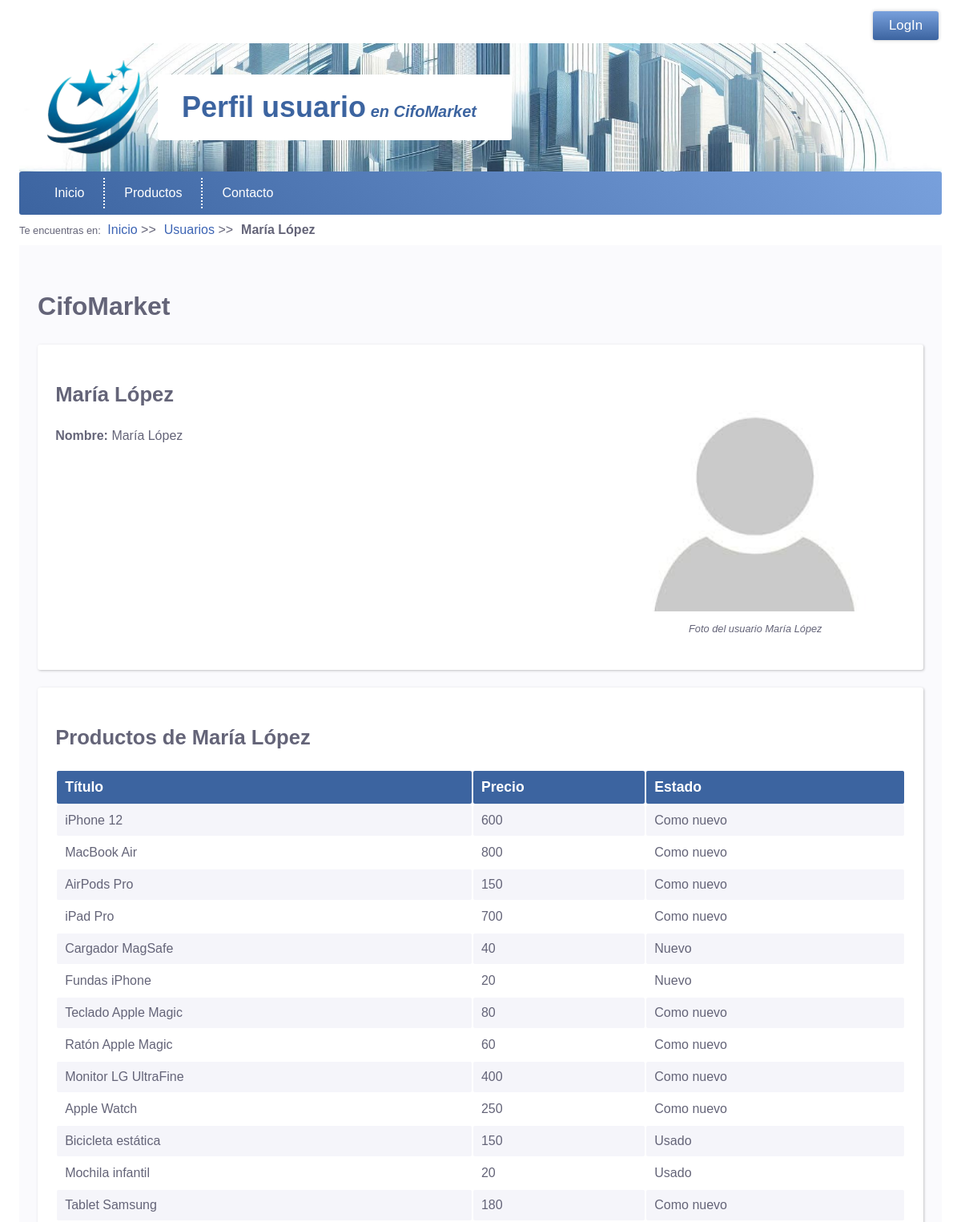
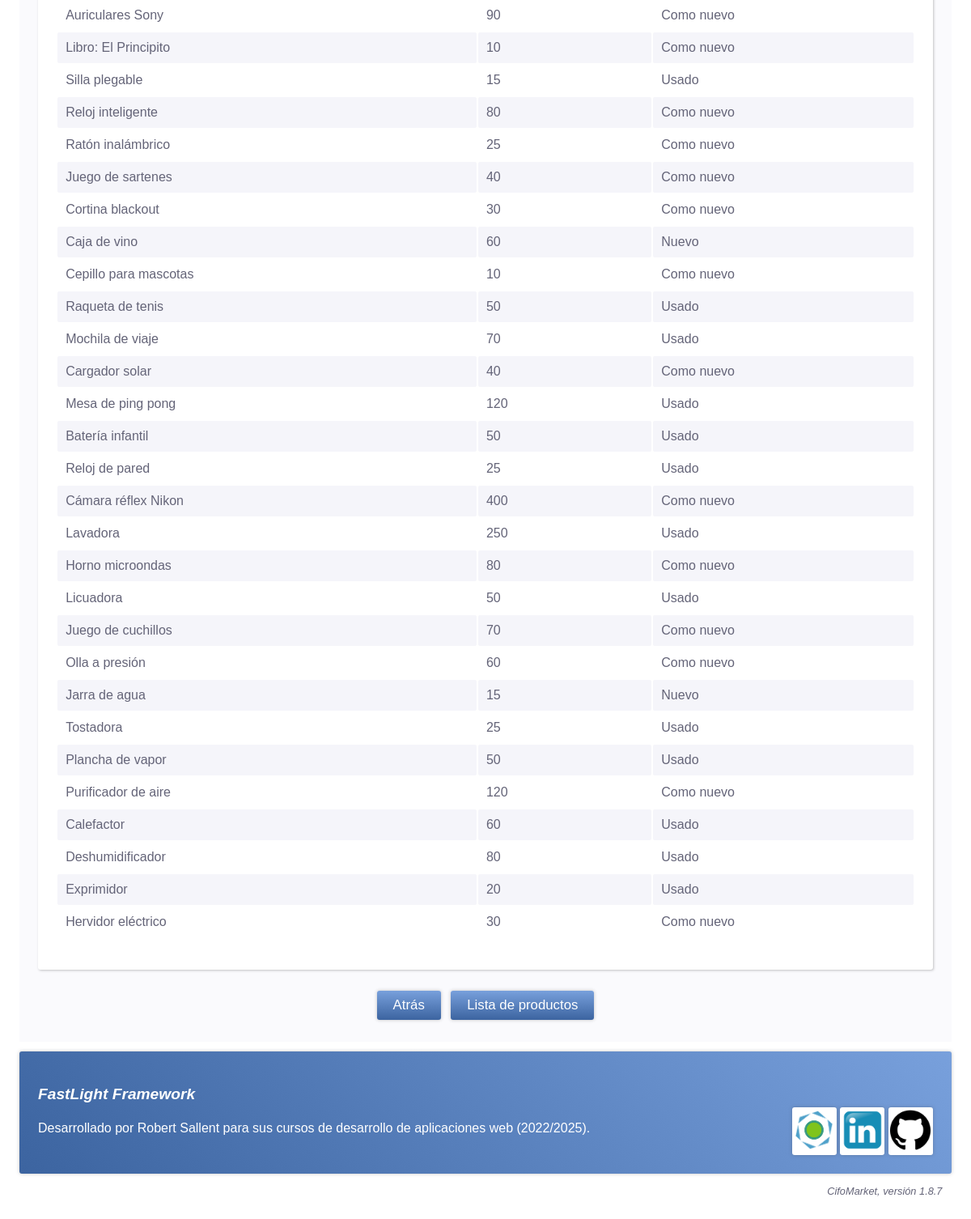
/User/show/4, run on the app's committed database (2 pictures, top to bottom).
### tables this page shows
CREATE TABLE users(
	id INT PRIMARY KEY auto_increment,
	nombreyapellidos VARCHAR(255) NOT NULL,
	email VARCHAR(255) NOT NULL UNIQUE KEY,
	phone VARCHAR(32) NOT NULL UNIQUE KEY,
	password VARCHAR(255) NOT NULL,
	roles VARCHAR(1024) NOT NULL DEFAULT '["ROLE_USER"]',
	foto VARCHAR(256) DEFAULT NULL,
	created_at TIMESTAMP NOT NULL DEFAULT CURRENT_TIMESTAMP,
	updated_at TIMESTAMP NULL DEFAULT NULL ON UPDATE CURRENT_TIMESTAMP,
	poblacion VARCHAR(64) NOT NULL,
	provincia VARCHAR(64) NOT NULL,
	direccion VARCHAR(128) NULL
	
);

CREATE TABLE productos(
	id INT PRIMARY KEY auto_increment,
	idusers INT NOT NULL,
	titulo VARCHAR(255) NOT NULL,
	descripcion TEXT NULL,
	precio FLOAT NOT NULL,
	foto VARCHAR(256) DEFAULT NULL,
	estado VARCHAR(32) NULL,
	created_at TIMESTAMP NOT NULL DEFAULT CURRENT_TIMESTAMP,
	FOREIGN KEY (idusers) REFERENCES users(id)	
);

### app/libraries/View.php (called while the page is built, shortened)
<?php
class View{
    private string $name;
    public function __construct(
        string $name      = '',
        array $parameters = []
    ){
        $this->name       = $name;
    }
    public function load(){
        $template = new (TEMPLATE);
        try{
            @require VIEWS_FOLDER."/$this->name.php";
        }catch(Throwable $e){
            $message = DEBUG ?
            "<p>ERROR en la vista <b>".VIEWS_FOLDER."/$this->name.php</b>.</p>
             <p>INFORMACIÓN ADICIONAL: ".$e->getMessage()."</p>" :
             "Error al cargar la página.";
             throw new ViewException($message);
        }
    }
}

### app/http/ViewResponse.php (called while the page is built, shortened)
<?php
class ViewResponse extends Response{
    protected View $view;
    public function __construct(
        string $name,
        array $params       = [],
        int $httpCode       = 200,
        string $status      = 'OK'
    ){
        $this->view = new View($name, $params);
    }
    public function send(){
        $this->view->load();
        die();
    }
}

### public/index.php (called while the page is built, shortened)
<?php
require '../app/autoload.php';
require '../app/helpers/helpers.php';
try{
    switch(strtoupper(APP_TYPE)){
        case 'WEB' :  $response = (new App())->boot();
                      break;
    }
    $response->send();
}catch(Throwable $t){
    $mensaje = DEBUG ?
        'ERROR en el proceso de arranque: '.$t :
        'Se produjo un error, contacte con el administrador '.ADMIN_EMAIL.' si es necesario.';
    abort(500, 'INTERNAL SERVER ERROR', $mensaje, $t)->send();
}

### app/autoload.php (called while the page is built, shortened)
<?php
    function load(string $clase){
        foreach(AUTOLOAD_DIRECTORIES as $directorio){
           $ruta="$directorio/$clase.php";
           if(is_readable($ruta)){
                break;
           }
        }
    }

### app/libraries/Login.php (called while the page is built, shortened)
<?php
class Login{
    private static ?Authenticable $activeUser = NULL;
    public static function init(){
        self::$activeUser = Session::get('user') ??  NULL;
    }
	public static function user():?Authenticable{
	    return self::$activeUser;
	}
	public static function check():bool{
	    return !empty(self::user());
	}
	public static function guest():bool{
	    return empty(self::user());
	}
	public static function role(string $role):bool{
	    return self::user() && self::user()->hasRole($role);
	}
}

### app/libraries/DBMysqli.php (called while the page is built, shortened)
<?php
class DBMysqli extends DB{
    private static $conexion = null;
    public static function get():object{
        if(!self::$conexion){
            try{
                self::$conexion = @new mysqli(DB_HOST, DB_USER, DB_PASS, DB_NAME, DB_PORT);
            }catch(Throwable $e){
                $message = "No se pudo conectar con la Base de datos. ";
                if(DEBUG)
                    $message .= "Revisa la configuración: ".DB_HOST.', '.DB_USER.', *******, '.DB_NAME.', '.DB_PORT;
                throw new DatabaseException($message);
            }
        }
        return self::$conexion;
    }
    public static function query(string $consulta){
        try{
            $resultado = self::get()->query($consulta);
            return $resultado;
        }catch(Throwable $e){
            if(DEBUG){
                $mensaje = "<p>ERROR EN LA CONSULTA:</p>";
                $mensaje .= "<p><b>$consulta</b></p>";
                $mensaje .= "<p>".self::get()->error."</p>";
                throw new SQLException($mensaje);
            }else
                throw new SQLException('ERROR al realizar la operación sobre la base de datos.');
        }
    }
    public static function select(
        string $consulta,
        string $class = 'stdClass'
    ):?object{
        $resultado = self::query($consulta);
        $objeto = $resultado->fetch_object($class);
        return $objeto;
    }
    public static function selectAll(
        string $consulta,
        string $class='stdClass'
    ):array{
        $resultados = self::query($consulta);
        $objetos = [];
        while($r = $resultados->fetch_object($class))
            $objetos[] = $r;
        return $objetos;
    }
}

### mvc/models/Model.php (called while the page is built, shortened)
<?php
abstract class Model{
    public static function getTable():string{
        return get_called_class()::$table ?? strtolower(get_called_class()).'s';
    }
    protected static function getJsonFields():array{
        return get_called_class()::$jsonFields ?? [];
    }
    public function parseJsonFields():object{
        $properties = self::getJsonFields();
        return $this;
    }
    public static function find(int $id = 0):?object{
        $table = self::getTable();
        $query = "SELECT * FROM $table WHERE id=$id";
        $entity = (DB_CLASS)::select($query, get_called_class());
        if($entity)
            $entity->parseJsonFields();
        return $entity;
    }
    public static function findOrFail(
        int $id = 0,
        ?string $message = NULL
    ):object{
        $entity = get_called_class()::find($id);
        return $entity;
    }
    public function hasMany(
        string $related,
        string $foreignKey = null,
        string $localKey = 'id'
    ):array{
        $tabla = $related::$table ?? strtolower($related).'s';
        $foreignKey = $foreignKey ?? 'id'.strtolower(get_called_class());
        $consulta = "SELECT * FROM $tabla WHERE $foreignKey = ".$this->$localKey;
        $entities =  (DB_CLASS)::selectAll($consulta, $related);
        return $entities;
    }
}

### mvc/controllers/UserController.php (called while the page is built, shortened)
<?php
    class UserController extends Controller {
        public function show(int $id=0){
            $user = User::findOrFail($id, "No se encontró el usuario indicado.");
            $productos = $user->hasMany('producto', 'idusers');
            return view('user/show',[
                'user'  => $user,
                'productos' =>$productos
            ]);
        }
}

### app/core/App.php (called while the page is built, shortened)
<?php
class App extends Kernel{
    public function boot():Response{
        try{
            $url = request()->get('url') ?? NULL;
            $url = $url ? explode('/', rtrim($url, '/')) : [];
            $controller = empty($url[0]) ?
                DEFAULT_CONTROLLER :
                ucfirst(strtolower(array_shift($url))).'Controller';
            $method = empty($url[0]) ?
                DEFAULT_METHOD :
                strtolower(array_shift($url));
            $controllerInstance = new $controller();
            return $controllerInstance->$method(...$url);
        }catch(NotIdentifiedException $e){
            Session::set('_pending_operation', '/'.request()->get('url'));
            return redirect('/Login');
        }catch(Throwable $t){
            $mensaje = DEBUG ?
                (new DebugInformation($t, $controller, $method, $url))->toHtml() :
                "No se pudo realizar la operación solicitada.";
            if(LOG_ERRORS)
                Log::addMessage(ERROR_LOG_FILE, get_class($t), $t->getMessage());
            if(DB_ERRORS)
                AppError::new(get_class($t), $t->getMessage());
            return abort(500, 'INTERNAL SERVER ERROR', $mensaje, $t);
        }
    }
}

### mvc/views/user/show.php (the view, shortened to what this page needs)
 <!DOCTYPE html>
<html lang="es">
	<head>
		<?= $template->css() ?>
	</head>
	<body>
		<?= $template->login() ?>
		<?= $template->header('Perfil usuario') ?>
		<?= $template->menu() ?>
		<?= $template->breadCrumbs([
		    'Usuarios'=> '/user',
		    $user->nombreyapellidos =>NULL
		]) ?>
		<main>
    		<h1><?= APP_NAME ?></h1>
    		<section id="detalles" class="flex-container gap2">
    			<div class="flex2">
    			<h2><?=$user->nombreyapellidos?></h2>
    			<p><b>Nombre:</b>		<?=$user->nombreyapellidos?></p>
    			</div>
    			<figure class="flex1 centrado p2">
        			<img src="<?=USER_IMAGE_FOLDER.'/'.($user->foto ?? DEFAULT_USER_IMAGE)?>"
        				class="cover enlarge-image" alt="Foto del usuario <?=$user->nombreyapellidos?>">
        			<figcaption>Foto del usuario <?="$user->nombreyapellidos"?></figcaption>
        		</figure>
    		</section>
    		<section>
    			 <h2>Productos de <?= $user->nombreyapellidos?></h2>
    				<?php
    			 	if (!$productos){
    				    echo "<div class='warning p2'><p>No tienes productos a la venta.</p></div>";
    				}else{ ?>
        				<table class="table w100 centered-block">
        					<tr>
        						<th>Título</th><th>Precio</th><th>Estado</th><?php  if(lOGIN::user()->id ==  $user->id ){?><th>Operaciones</th><?php }?>
        					</tr>
        				<?php foreach($productos as $producto){ ?>
            				<tr>
            					<td><?=$producto->titulo?></td>
            					<td><?=$producto->precio?></td>
            					<td><?=$producto->estado?></td>
            				</tr>
            			<?php } ?>
            			<?php } ?>
            			</table>
            	</section>
    		<div class="centrado">
    			<a class="button" onclick="history.back()">Atrás</a>
    			<a class="button" href="/Producto/list/">Lista de productos</a>
    		</div>
		</main>
		<?= $template->footer() ?>
		<?= $template->version() ?>
	</body>
</html>

### templates/Base.php (shortened to what this page needs)
<?php
class Base implements TemplateInterface{
    protected array $css = [
        'standard'  => '/css/base.css',
        'tablet'    => '/css/base_tablet.css',
        'phone'     => '/css/base_phone.css',
        'printer'   => '/css/base_printer.css'
    ];
    protected array $mediaQueries = [
        'standard'  => 'screen',
        'tablet'    => 'screen and (max-width: 850px) and (min-width: 451px)',
        'phone'     => 'screen and (max-width: 450px)',
        'printer'   => 'print'
    ];
    public function css(){
        $html = "\n";
        foreach($this->css as $device => $file){
            if($file){
                $html .= "\t\t<link rel='stylesheet' media='".($this->mediaQueries[$device])."' type='text/css' href='$file'>\n";
            }
        }
        return $html;
    }
    public function login(){
        if(Login::guest()){
            $html = "
            <div class='derecha'>
               <a class='button' href='/Login'>LogIn</a>
            </div>";
        }
        return $html;
    }
    public function header(
        ?string $title    = NULL,
        ?string $subtitle = NULL
    ){
        return "
            <header>
                <figure>
                    <a href='/'>
                        <img alt='FastLight Logo' src='/images/template/fastlight_base.png'>
                    </a>
                </figure>
                <hgroup>
            	   <h1>".($title ?? 'Página sin título' )."<span class='small italic'> en ".APP_NAME."</span></h1>
                   ".($subtitle ? '<p>'.$subtitle.'</p>' : '')."
                </hgroup>
            </header>
        ";
    }
    public function menu(){
        $user = Login::user();
        $html = "<menu class='menu'>";
        $html .=   "<li><a href='/'>Inicio</a></li>";
        $html .=   "<li><a href='/Producto'>Productos</a></li>";
        $html .= "<li><a href='/Contacto'>Contacto</a></li>";
        $html .= "</menu>";
        $html .= "</nav>";
        return $html;
    }
    public function breadCrumbs(
        array $migas = []
    ):string{
        $migas = ["Inicio"=>"/"] + $migas;
        $html = "<nav aria-label='Breadcrumb' class='breadcrumbs'>";
        $html .= "<span class='mini'>Te encuentras en: </span>";
        $html .= "<ul>";
        foreach($migas as $miga => $ruta){
            $html .= "<li>";
            $html .= $ruta ? "<a href='$ruta'>$miga</a>" : $miga;
            $html .= "</li>";
        }
        $html .= "</ul>";
        $html .= "</nav>";
        return $html;
    }
    public function footer(){
        return "
        <footer class='flex-container left drop-shadow'>
            <div class='flex4 p2'>
                <p><a class='negrita maxi cursiva' href='https://github.com/robertsallent/fastlight'>FastLight Framework</a></p>
                <p>
                    Desarrollado por <a href='https://robertsallent.com'>
                    Robert Sallent</a> para sus cursos de desarrollo de aplicaciones web (2022/2025).
                </p>
            </div>
            <div class='flex1 p1 m1 mt3 right'>
                <figure class='p1 centrada drop-shadow'>
                    <a href='https://robertsallent.com' rel='author'>
                        <img class='w100' src='/images/template/logo.png' alt='Robert Sallent'>
                    </a>
                </figure>
                <figure class='p1 centrada drop-shadow'>
                    <a href='https://www.linkedin.com/in/robert-sallent-l%C3%B3pez-4187a866'>
                        <img class='w100' src='/images/template/linkedin.png' alt='LinkedIn'>
                    </a>
                </figure>
                <figure class='p1 centrada drop-shadow'>
                    <a href='https://github.com/robertsallent'>
                        <img class='w100' src='/images/template/github.png' alt='GitHub'>
                    </a>
                </figure>
            </div>
        </footer>";
    }
    public function version(){
        $text = '';
        if(SHOW_VERSION){
            $text .= "<p id='version' class='right m1 italic mini'>";
            $text .= APP_NAME.",  versión ".APP_VERSION;
            $text .="</p>";
        }
        return $text;
    }
}

### public/css/base_phone.css (style rules this page uses)
.w50, .w75, .w100 { width: 100% }
body { margin: 0; padding: 0; width: 100%; }
body>header { padding: 5px; }
body>header figure { min-width: 19%; max-width: 19%; margin: 0px auto; text-align: center; padding: 0px; }
body>header img { width: 100%; }
body>header hgroup { min-width: 80%; max-width: 80%; margin: 0px auto; padding: 0px; }
body>header h1 { padding: 15px 0px; font-size: 2rem; text-align: center; white-space: wrap; }
.menu { padding: 0px; border-radius: 0px; }
.menu li { display: block; }
.menu li a { padding: 10px 20px; }
.menu li:not(:first-of-type) { border-left: none }
.menu li:not(:last-of-type) { border-bottom: dotted 2px white; }

### public/css/base_printer.css (style rules this page uses)
* { color: #006 !important; border:none; }
main .flex-container { display: initial; }
body { width: 100%; border:none; box-shadow: none; margin: 0px; padding: 0px; }
main { border: none; padding: 0px; }
nav, #migas, #login, #logout, .pc { display:none !important; }
header, header figure img { border: none !important; padding: 0px; margin: 0px; }
header h1 { color: #09c; text-shadow: none; font-size: 2em; }
p { margin-bottom: 1.2rem; }
footer p { color: grey; font-style: italic; }
table { border: solid 1px lightgrey; }
table tr, table td { border: none !important; font-size: 0.8rem !important; }
table th, table td { background-color: transparent !important; }
table th { border-bottom: solid 1px lightgrey !important; font-size: 1rem !important; }
table tr:nth-of-type(even) { background-color: unset; box-shadow: inset 0 0 0 200px #eee; }
table tr:nth-of-type(odd) { background-color: #fff; }

### data on the page
users: nombreyapellidos "María López"
productos: titulo "iPhone 12", precio "600", estado "Como nuevo"
productos: titulo "MacBook Air", precio "800", estado "Como nuevo"
productos: titulo "AirPods Pro", precio "150", estado "Como nuevo"
productos: titulo "iPad Pro", precio "700", estado "Como nuevo"
productos: titulo "Cargador MagSafe", precio "40", estado "Nuevo"
productos: titulo "Fundas iPhone", precio "20", estado "Nuevo"
productos: titulo "Teclado Apple Magic", precio "80", estado "Como nuevo"
productos: titulo "Ratón Apple Magic", precio "60", estado "Como nuevo"
productos: titulo "Monitor LG UltraFine", precio "400", estado "Como nuevo"
productos: titulo "Apple Watch", precio "250", estado "Como nuevo"
productos: titulo "Bicicleta estática", precio "150", estado "Usado"
productos: titulo "Mochila infantil", precio "20", estado "Usado"
productos: titulo "Tablet Samsung", precio "180", estado "Como nuevo"
productos: titulo "Auriculares Sony", precio "90", estado "Como nuevo"
productos: titulo "Libro: El Principito", precio "10", estado "Como nuevo"
productos: titulo "Silla plegable", precio "15", estado "Usado"
productos: titulo "Reloj inteligente", precio "80", estado "Como nuevo"
productos: titulo "Ratón inalámbrico", precio "25", estado "Como nuevo"
productos: titulo "Juego de sartenes", precio "40", estado "Como nuevo"
productos: titulo "Cortina blackout", precio "30", estado "Como nuevo"
productos: titulo "Caja de vino", precio "60", estado "Nuevo"
productos: titulo "Cepillo para mascotas", precio "10", estado "Como nuevo"
productos: titulo "Raqueta de tenis", precio "50", estado "Usado"
productos: titulo "Mochila de viaje", precio "70", estado "Usado"
productos: titulo "Cargador solar", precio "40", estado "Como nuevo"
productos: titulo "Mesa de ping pong", precio "120", estado "Usado"
productos: titulo "Batería infantil", precio "50", estado "Usado"
productos: titulo "Reloj de pared", precio "25", estado "Usado"
productos: titulo "Cámara réflex Nikon", precio "400", estado "Como nuevo"
productos: titulo "Lavadora", precio "250", estado "Usado"
productos: titulo "Horno microondas", precio "80", estado "Como nuevo"
productos: titulo "Licuadora", precio "50", estado "Usado"
productos: titulo "Juego de cuchillos", precio "70", estado "Como nuevo"
productos: titulo "Olla a presión", precio "60", estado "Como nuevo"
productos: titulo "Jarra de agua", precio "15", estado "Nuevo"
productos: titulo "Tostadora", precio "25", estado "Usado"
productos: titulo "Plancha de vapor", precio "50", estado "Usado"
productos: titulo "Purificador de aire", precio "120", estado "Como nuevo"
productos: titulo "Calefactor", precio "60", estado "Usado"
productos: titulo "Deshumidificador", precio "80", estado "Usado"
productos: titulo "Exprimidor", precio "20", estado "Usado"
productos: titulo "Hervidor eléctrico", precio "30", estado "Como nuevo"

### other printed values
$title "Perfil usuario"
APP_NAME "CifoMarket"
$miga "Inicio"
$miga "Usuarios"
$miga "María López"
